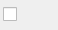
<?xml version="1.0" encoding="UTF-8"?>
<ui version="4.0">
 <author>Ramakrishnan Periyakaruppan</author>
 <class>ChannelWidget</class>
 <widget class="QWidget" name="ChannelWidget">
  <property name="geometry">
   <rect>
    <x>0</x>
    <y>0</y>
    <width>56</width>
    <height>30</height>
   </rect>
  </property>
  <layout class="QHBoxLayout" name="horizontalLayout">
   <property name="spacing">
    <number>10</number>
   </property>
   <property name="leftMargin">
    <number>3</number>
   </property>
   <property name="topMargin">
    <number>3</number>
   </property>
   <property name="rightMargin">
    <number>3</number>
   </property>
   <property name="bottomMargin">
    <number>3</number>
   </property>
   <item>
    <widget class="QCheckBox" name="check">
     <property name="minimumSize">
      <size>
       <width>35</width>
       <height>0</height>
      </size>
     </property>
     <property name="maximumSize">
      <size>
       <width>43</width>
       <height>16777215</height>
      </size>
     </property>
     <property name="text">
      <string/>
     </property>
    </widget>
   </item>
   <item>
    <widget class="QLabel" name="channelName">
     <property name="text">
      <string/>
     </property>
    </widget>
   </item>
  </layout>
 </widget>
 <resources/>
 <connections/>
</ui>
